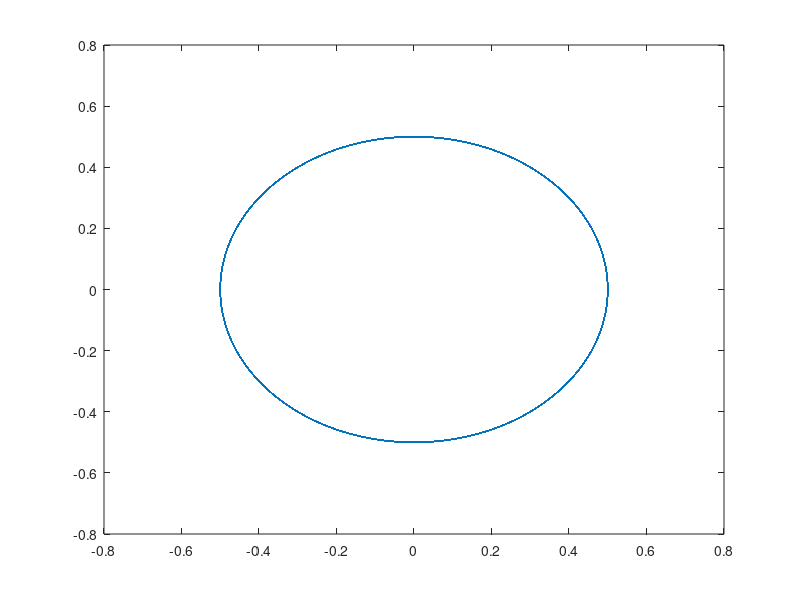

The MATLAB script that drew this image:
%% Simulation RL for Mecanum Wheeled Mobile Robot
    clc;clear;close all;
%% Time interval and simulation time
    Step = 0.001;T_end = 150;
    t = 0:Step:T_end;
     q_r = cell(1,size(t,2));
    q_r_dot = cell(1,size(t,2));
     x_r = cell(1,size(t,2));
    x_r_dot = cell(1,size(t,2));

for i = 1:size(t,2)
    q_r{i} = [0.5*cos(2*t(i)) -0.5*sin(2*t(i)) cos(0.5*t(i))]';
    q_r_dot{i} = [-sin(2*t(i)) -cos(2*t(i)) -0.5*sin(0.5*t(i))]';
    x_r{i} = [q_r{i}' q_r_dot{i}']';
    % dxr = hr(xr)
    x_r_dot{i} = [-sin(2*t(i)) -cos(2*t(i)) -0.5*sin(0.5*t(i)) -2*cos(2*t(i)) 2*sin(2*t(i)) -0.25*cos(0.5*t(i))]';
end
    q_r = cell2mat(q_r);
    plot(q_r(1,:),q_r(2,:));